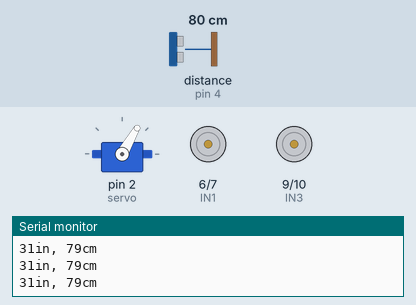
A sketch run on a simulated Arduino Uno, built with avr-gcc and run on an emulated ATmega328P. Parts: servo, motor-driver pin pairs drawn as motors (green arrow = first pin HIGH = forward, orange = second pin HIGH = backward, longer = more drive, scaled by the enable pin), the last lines printed to the serial monitor. Wiring (inferred from the names in the program): ultrasonic range finder: trigger pin 3; echo pin 4. Inputs (shaded band) come from the test bench; at power-on: distance to the obstacle (sensor on pin 4) 80 cm. The echo pulse lasts 58.3 µs per cm.

Above: at 1.2 s.
1.3 s: distance to the obstacle (sensor on pin 4) set to 13 cm
2.9 s: distance to the obstacle (sensor on pin 4) set to 10 cm
At 4.6 s:
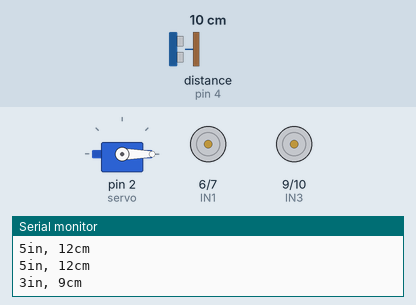
5.9 s: distance to the obstacle (sensor on pin 4) set to 18 cm
At 7.3 s:
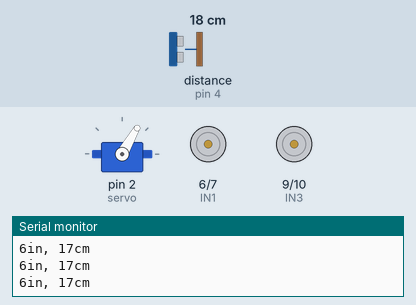
8.2 s: distance to the obstacle (sensor on pin 4) set to 2 cm
At 10.7 s:
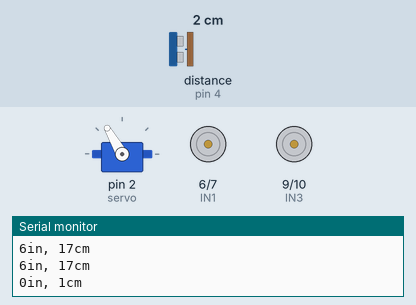
Timing chart, 0 to 12.2 s (numbered marks = the images above; inputs shaded):
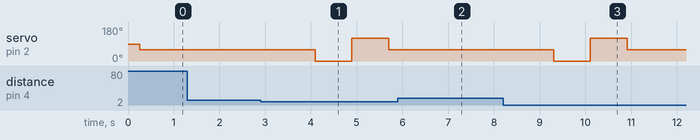

Measured:
- the behaviour switches between 12 and 11 cm on distance to the obstacle (sensor on pin 4) (found by bisection; images 0 and 1)
- after the input at 2.9 s, servo on pin 2 (servo): 60° → 0° after 1.2 s, → 120° 0.80 s later, → 60° 0.80 s later
- after the input at 5.9 s, servo on pin 2 (servo): stays 60° (without the input it goes to 0° after 1.6 s)
- after the input at 8.2 s, servo on pin 2 (servo): 60° → 0° after 1.1 s, → 120° 0.80 s later, → 60° 0.80 s later

The sketch:

lada.ino
```cpp
#include<Servo.h>

int trigPin = 3;
int echoPin = 4;
Servo servo;
long duration, cm, inches;
int EN1 = 5;
int IN1 = 6;
int IN2 = 7;
int EN2 = 8;
int IN3 = 9;
int IN4 = 10;

void setup() {
  Serial.begin (9600);
  pinMode(trigPin, OUTPUT);
  pinMode(echoPin, INPUT);
  pinMode(EN1, OUTPUT);
  pinMode(IN1, OUTPUT);
  pinMode(IN2, OUTPUT);
  pinMode(EN2, OUTPUT);
  pinMode(IN3, OUTPUT);
  pinMode(IN4, OUTPUT);
  servo.attach(2);
}

void loop()
{

  digitalWrite(trigPin, LOW);
  delayMicroseconds(5);
  digitalWrite(trigPin, HIGH);
  delayMicroseconds(10);
  digitalWrite(trigPin, LOW);

  pinMode(echoPin, INPUT);
  duration = pulseIn(echoPin, HIGH);

  cm = (duration/2)/ 29.1;
  inches = (duration/2) / 74;

  Serial.print(inches);
  Serial.print("in, ");
  Serial.print(cm);
  Serial.print("cm");
  Serial.println();

  delay(250);
  if (cm<=10){
    digitalWrite(IN2, LOW);
    digitalWrite(IN4, LOW);
    servo.write(60);
    delay(800);
    servo.write(0);
    delay(800);
    servo.write(120);
    delay(800);
    servo.write(60);
    delay(800);
  }
  else{
    digitalWrite(IN2, HIGH);
    digitalWrite(IN4, HIGH);
    servo.write(60);
  }
}
```
